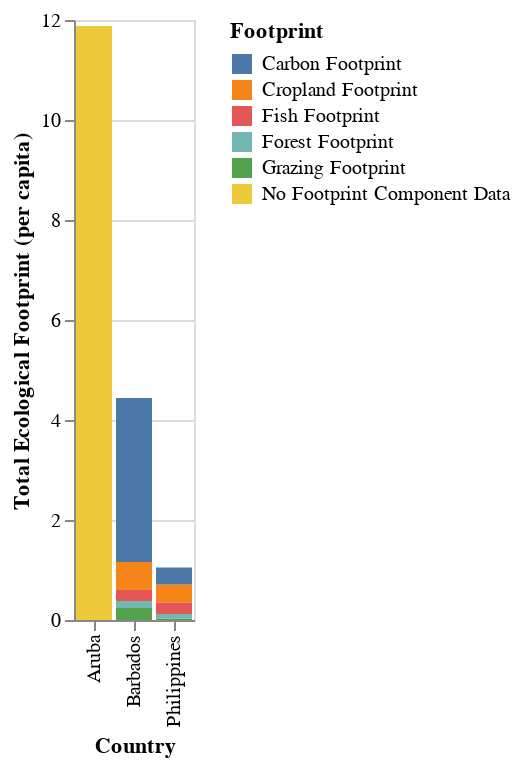

Notebook source saved alongside this figure:
### Code cell
#Plotting Total Ecological Footprint per capita
alt.Chart(df_selected).transform_fold(
    ['Cropland Footprint', 'Grazing Footprint', 'Forest Footprint', 'Carbon Footprint', 'Fish Footprint', 'No Footprint Component Data'], 
    as_=['Footprint', 'Total Ecological Footprint (per capita)']
).mark_bar().encode(
    x=alt.X('Country:N', sort='-y'),
    y='Total Ecological Footprint (per capita):Q',
    color='Footprint:N'
).interactive()

### Figure 1 — Vega-Lite specification as saved in the notebook (floating-point values rounded to 4 significant figures)
{"config": {"view": {"continuousWidth": 400, "continuousHeight": 300}}, "data": {"name": "data-75a0a04be5fa50f6a004ef6b6cdb4d8d"}, "mark": "bar", "encoding": {"color": {"type": "nominal", "field": "Footprint"}, "x": {"type": "nominal", "field": "Country", "sort": "-y"}, "y": {"type": "quantitative", "field": "Total Ecological Footprint (per capita)"}}, "selection": {"selector001": {"type": "interval", "bind": "scales", "encodings": ["x", "y"]}}, "transform": [{"fold": ["Cropland Footprint", "Grazing Footprint", "Forest Footprint", "Carbon Footprint", "Fish Footprint", "No Footprint Component Data"], "as": ["Footprint", "Total Ecological Footprint (per capita)"]}], "$schema": "https://vega.github.io/schema/vega-lite/v4.8.1.json", "datasets": {"data-75a0a04be5fa50f6a004ef6b6cdb4d8d": [{"Unnamed: 0": 7, "Country": "Aruba", "Region": "Latin America", "Population (millions)": 0.1, "HDI": null, "GDP per Capita": null, "Cropland Footprint": null, "Grazing Footprint": null, "Forest Footprint": null, "Carbon Footprint": null, "Fish Footprint": null, "Total Ecological Footprint": 11.88, "Cropland": null, "Grazing Land": null, "Forest Land": null, "Fishing Water": null, "Urban Land": null, "Total Biocapacity": 0.57, "Biocapacity Deficit or Reserve": -11.31, "Earths Required": 6.86, "Countries Required": 20.69, "Data Quality": "2", "No Footprint Component Data": 11.88, "No Biocapacity Component Data": 11.88}, {"Unnamed: 0": 14, "Country": "Barbados", "Region": "Latin America", "Population (millions)": 0.28, "HDI": 0.79, "GDP per Capita": 15720.0, "Cropland Footprint": 0.56, "Grazing Footprint": 0.24, "Forest Footprint": 0.14, "Carbon Footprint": 3.28, "Fish Footprint": 0.22, "Total Ecological Footprint": 4.48, "Cropland": 0.08, "Grazing Land": 0.0, "Forest Land": 0.02, "Fishing Water": 0.04, "Urban Land": 0.04, "Total Biocapacity": 0.19, "Biocapacity Deficit or Reserve": -4.29, "Earths Required": 2.58, "Countries Required": 23.79, "Data Quality": "5", "No Footprint Component Data": null, "No Biocapacity Component Data": null}, {"Unnamed: 0": 135, "Country": "Philippines", "Region": "Asia-Pacific", "Population (millions)": 96.71, "HDI": 0.66, "GDP per Capita": 2379.0, "Cropland Footprint": 0.36, "Grazing Footprint": 0.03, "Forest Footprint": 0.09, "Carbon Footprint": 0.34, "Fish Footprint": 0.23, "Total Ecological Footprint": 1.1, "Cropland": 0.32, "Grazing Land": 0.02, "Forest Land": 0.09, "Fishing Water": 0.07, "Urban Land": 0.05, "Total Biocapacity": 0.54, "Biocapacity Deficit or Reserve": -0.56, "Earths Required": 0.64, "Countries Required": 2.03, "Data Quality": "5", "No Footprint Component Data": null, "No Biocapacity Component Data": null}]}}
